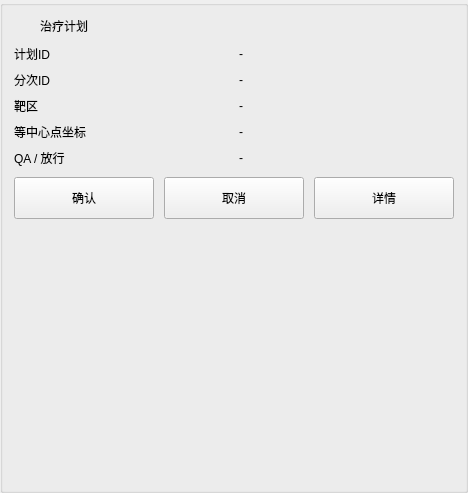
       <widget class="QGroupBox" name="groupBoxTreatmentPlan">
        <property name="title">
         <string/>
        </property>
        <layout class="QVBoxLayout" name="verticalLayout_plan">
         <property name="spacing">
          <number>10</number>
         </property>
         <item>
          <layout class="QHBoxLayout" name="horizontalLayout_title_plan">
           <property name="leftMargin">
            <number>0</number>
           </property>
           <property name="topMargin">
            <number>0</number>
           </property>
           <property name="rightMargin">
            <number>0</number>
           </property>
           <property name="bottomMargin">
            <number>0</number>
           </property>
           <item>
            <widget class="QLabel" name="label_icon_plan">
             <property name="minimumSize">
              <size>
               <width>16</width>
               <height>16</height>
              </size>
             </property>
             <property name="maximumSize">
              <size>
               <width>16</width>
               <height>16</height>
              </size>
             </property>
             <property name="text">
              <string/>
             </property>
            </widget>
           </item>
           <item>
            <widget class="QLabel" name="label_title_plan">
             <property name="text">
              <string>治疗计划</string>
             </property>
            </widget>
           </item>
           <item>
            <spacer name="horizontalSpacer_title_plan">
             <property name="orientation">
              <enum>Qt::Orientation::Horizontal</enum>
             </property>
             <property name="sizeHint" stdset="0">
              <size>
               <width>0</width>
               <height>0</height>
              </size>
             </property>
            </spacer>
           </item>
          </layout>
         </item>
         <item>
          <widget class="QWidget" name="widgetPlanSummary" native="true">
           <layout class="QGridLayout" name="gridLayout_planSummary">
            <property name="leftMargin">
             <number>0</number>
            </property>
            <property name="topMargin">
             <number>0</number>
            </property>
            <property name="rightMargin">
             <number>0</number>
            </property>
            <property name="bottomMargin">
             <number>0</number>
            </property>
            <property name="horizontalSpacing">
             <number>10</number>
            </property>
            <property name="verticalSpacing">
             <number>8</number>
            </property>
            <item row="0" column="0">
             <widget class="QLabel" name="labelPlanIdTitle">
              <property name="text">
               <string>计划ID</string>
              </property>
             </widget>
            </item>
            <item row="0" column="1">
             <widget class="QLabel" name="labelPlanIdValue">
              <property name="text">
               <string>-</string>
              </property>
             </widget>
            </item>
            <item row="1" column="0">
             <widget class="QLabel" name="labelPlanFractionIdTitle">
              <property name="text">
               <string>分次ID</string>
              </property>
             </widget>
            </item>
            <item row="1" column="1">
             <widget class="QLabel" name="labelPlanFractionIdValue">
              <property name="text">
               <string>-</string>
              </property>
             </widget>
            </item>
            <item row="2" column="0">
             <widget class="QLabel" name="labelPlanSiteTargetTitle">
              <property name="text">
               <string>靶区</string>
              </property>
             </widget>
            </item>
            <item row="2" column="1">
             <widget class="QLabel" name="labelPlanSiteTargetValue">
              <property name="text">
               <string>-</string>
              </property>
             </widget>
            </item>
            <item row="3" column="0">
             <widget class="QLabel" name="labelPlanIsocenterTitle">
              <property name="text">
               <string>等中心点坐标</string>
              </property>
             </widget>
            </item>
            <item row="3" column="1">
             <widget class="QLabel" name="labelPlanIsocenterValue">
              <property name="text">
               <string>-</string>
              </property>
             </widget>
            </item>
            <item row="4" column="0">
             <widget class="QLabel" name="labelPlanQaReleaseTitle">
              <property name="text">
               <string>QA / 放行</string>
              </property>
             </widget>
            </item>
            <item row="4" column="1">
             <widget class="QLabel" name="labelPlanQaReleaseValue">
              <property name="text">
               <string>-</string>
              </property>
             </widget>
            </item>
           </layout>
          </widget>
         </item>
         <item>
          <layout class="QHBoxLayout" name="horizontalLayout_7">
           <item>
            <widget class="QPushButton" name="confirmPlan_pushButton">
             <property name="minimumSize">
              <size>
               <width>140</width>
               <height>42</height>
              </size>
             </property>
             <property name="text">
              <string>确认</string>
             </property>
            </widget>
           </item>
           <item>
            <widget class="QPushButton" name="confirmPlan_cancel_pushButton">
             <property name="minimumSize">
              <size>
               <width>140</width>
               <height>42</height>
              </size>
             </property>
             <property name="text">
              <string>取消</string>
             </property>
            </widget>
           </item>
           <item>
            <widget class="QPushButton" name="planDetail_pushButton">
             <property name="minimumSize">
              <size>
               <width>140</width>
               <height>42</height>
              </size>
             </property>
             <property name="text">
              <string>详情</string>
             </property>
            </widget>
           </item>
           <item>
            <spacer name="horizontalSpacer_planButtons">
             <property name="orientation">
              <enum>Qt::Orientation::Horizontal</enum>
             </property>
             <property name="sizeHint" stdset="0">
              <size>
               <width>0</width>
               <height>0</height>
              </size>
             </property>
            </spacer>
           </item>
          </layout>
         </item>
         <item>
          <widget class="SpotMapWidget" name="spotMapWidget">
           <property name="sizePolicy">
            <sizepolicy hsizetype="Expanding" vsizetype="Expanding">
             <horstretch>0</horstretch>
             <verstretch>1</verstretch>
            </sizepolicy>
           </property>
           <property name="minimumSize">
            <size>
             <width>0</width>
             <height>250</height>
            </size>
           </property>
          </widget>
         </item>
        </layout>
       </widget>
